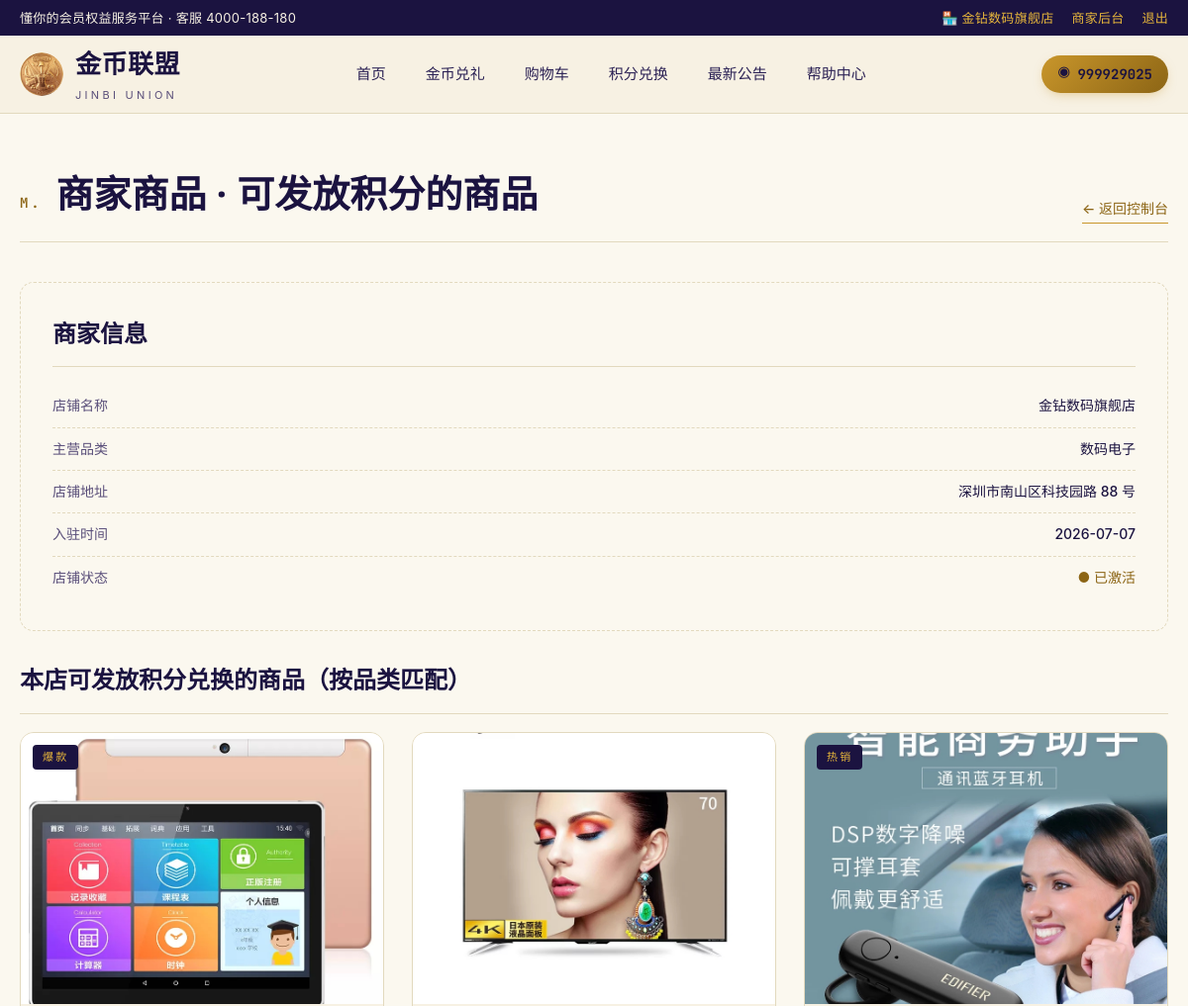
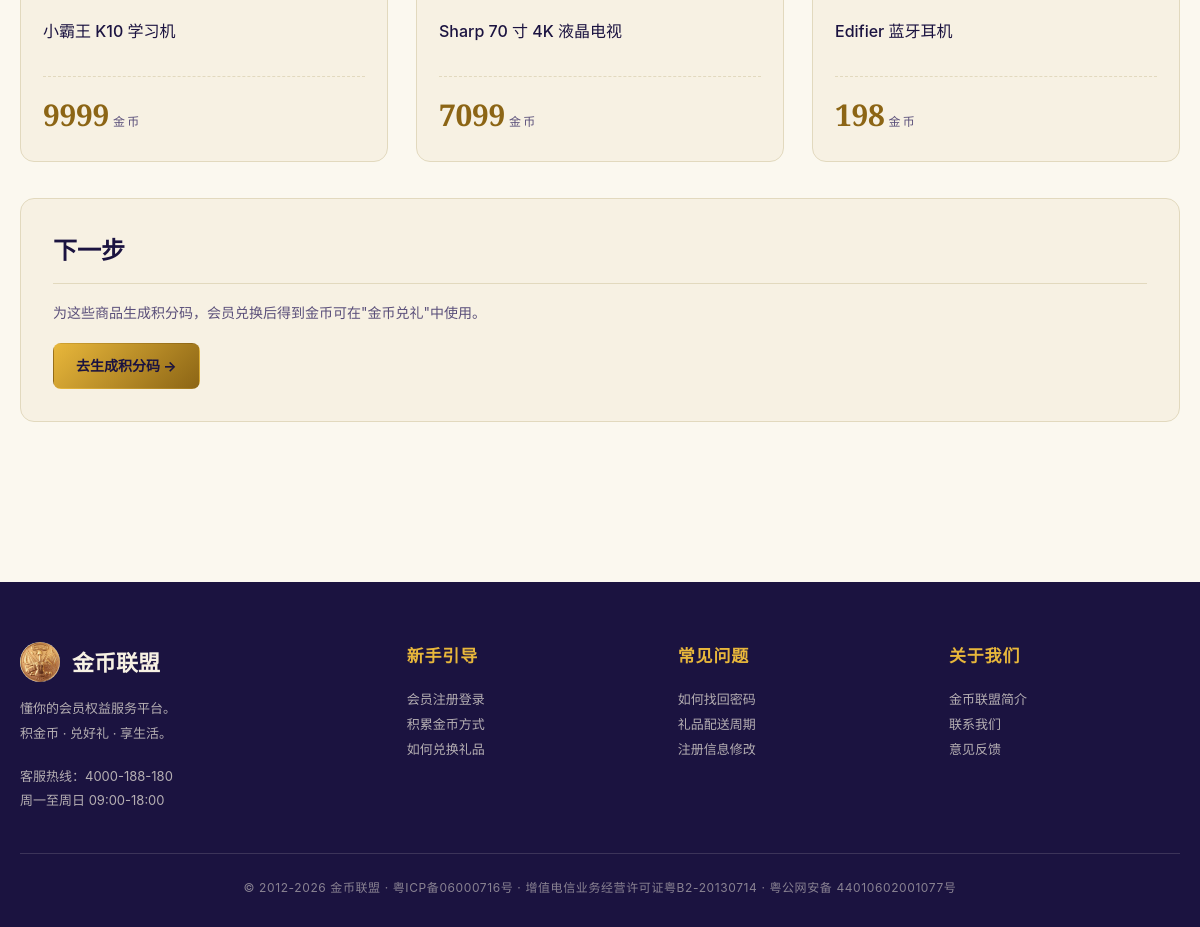
Page /merchant/products (signed in) on the committed database (2 pictures, top to bottom).
### tables this page shows
CREATE TABLE merchants (
            id INTEGER PRIMARY KEY AUTOINCREMENT,
            phone TEXT UNIQUE NOT NULL,
            password_hash TEXT NOT NULL,
            password_salt TEXT NOT NULL,
            shop_name TEXT UNIQUE NOT NULL,
            contact_name TEXT,
            category TEXT,
            address TEXT,
            description TEXT,
            status TEXT DEFAULT 'active',
            created_at TEXT DEFAULT CURRENT_TIMESTAMP
        );

CREATE TABLE users (
            id INTEGER PRIMARY KEY AUTOINCREMENT,
            phone TEXT UNIQUE NOT NULL,
            password_hash TEXT NOT NULL,
            password_salt TEXT NOT NULL,
            nickname TEXT,
            gender TEXT,
            email TEXT,
            province TEXT,
            city TEXT,
            district TEXT,
            birthday TEXT,
            real_name TEXT,
            coins INTEGER DEFAULT 1000,
            created_at TEXT DEFAULT CURRENT_TIMESTAMP
        );

CREATE TABLE products (
            id INTEGER PRIMARY KEY AUTOINCREMENT,
            name TEXT NOT NULL,
            category TEXT NOT NULL,
            price_coins INTEGER NOT NULL,
            stock INTEGER DEFAULT 100,
            cover TEXT NOT NULL,
            description TEXT,
            tag TEXT,
            sales INTEGER DEFAULT 0,
            created_at TEXT DEFAULT CURRENT_TIMESTAMP
        );

### app.py (the view)
@app.route('/merchant/products')
@merchant_login_required
def merchant_products():
    mid = session['merchant_id']
    m = ss_query('SELECT * FROM live.merchants WHERE id = ?', (mid,), one=True)
    products = ss_query(
        'SELECT * FROM live.products WHERE category = ? ORDER BY id',
        (m['category'],)
    )
    return render_template('merchant_products.html',
                           merchant=m, products=products)

### app.py (called while the page is built)
@app.context_processor
def inject_user():
    user = None
    uid = session.get('user_id')
    if uid:
        user = ss_query('SELECT * FROM live.users WHERE id = ?', (uid,), one=True)
    return {'current_user': user}

def current_merchant():
    mid = session.get('merchant_id')
    if not mid:
        return None
    return ss_query('SELECT * FROM live.merchants WHERE id = ?', (mid,), one=True)

def merchant_login_required(view):
    @wraps(view)
    def wrapped(*args, **kwargs):
        if not session.get('merchant_id'):
            flash('请先登录商家账号', 'error')
            return redirect(url_for('merchant_login', next=request.path))
        return view(*args, **kwargs)
    return wrapped

### db.py (called while the page is built, shortened)
def get_local_db():
    if not hasattr(_local_local, 'db') or _local_local.db is None:
        conn = sqlite3.connect(SQLITE_PATH, check_same_thread=False)
        conn.row_factory = sqlite3.Row
        conn.execute('PRAGMA foreign_keys = ON;')
        _ensure_local_schema(conn)
        _local_local.db = conn
    return _local_local.db

def _row_dicts(cols, rows):
    class _Row(dict):
        def __getitem__(self, key):
            if isinstance(key, int):
                return list(self.values())[key]
            return dict.__getitem__(self, key)
        def __getattr__(self, key):
            try:
                return self[key]
            except KeyError as exc:
                raise AttributeError(key) from exc
    return [_Row(dict(zip(cols, row))) for row in rows]

def _check_ss_available():
    global _ss_checked, _ss_available
    if _ss_checked:
        return _ss_available

def _sqlite_query(sql, params=(), one=False):
    cur = get_local_db().execute(_sqlite_sql(sql), params)
    cols = [c[0] for c in cur.description]
    rows = cur.fetchall()
    cur.close()
    out = _row_dicts(cols, rows)
    return (out[0] if out else None) if one else out

def ss_query(sql, params=(), one=False):
    if not _check_ss_available():
        return _sqlite_query(sql, params, one)

### templates/merchant_products.html (shortened to what this page needs)
{% extends 'base.html' %}
{% block content %}
<section class="section" style="padding-top:50px">
  <div class="container">
    <div class="section-head">
      <h2 class="section-title">
        <span class="num">M.</span>
        商家商品 · 可发放积分的商品
      </h2>
      <a href="{{ url_for('merchant_panel') }}" class="section-link">← 返回控制台</a>
    </div>
    <div class="panel" style="margin-bottom:24px;background:var(--paper);border:1px dashed var(--line)">
      <h3 class="panel-title">商家信息</h3>
      <div class="panel-row"><span class="key">店铺名称</span><span class="val">{{ merchant.shop_name }}</span></div>
      <div class="panel-row"><span class="key">主营品类</span><span class="val">{{ merchant.category or '—' }}</span></div>
      <div class="panel-row"><span class="key">店铺地址</span><span class="val">{{ merchant.address or '—' }}</span></div>
      <div class="panel-row"><span class="key">入驻时间</span><span class="val">{{ merchant.created_at[:10] }}</span></div>
      <div class="panel-row"><span class="key">店铺状态</span><span class="val" style="color:var(--gold-deep)">● 已激活</span></div>
    </div>
    <h3 class="panel-title" style="margin-top:30px">本店可发放积分兑换的商品（按品类匹配）</h3>
    {% if products %}
    <div class="product-grid">
      {% for p in products %}
      <article class="product-card">
        <div class="product-media">
          <a href="{{ url_for('gift_detail', pid=p.id) }}">
            <img src="{{ url_for('static', filename='img/products/' + p.cover) }}" alt="{{ p.name }}" loading="lazy">
          </a>
          {% if p.tag %}<span class="product-tag">{{ p.tag }}</span>{% endif %}
        </div>
        <div class="product-body">
          <a href="{{ url_for('gift_detail', pid=p.id) }}" class="product-name">{{ p.name }}</a>
          <div class="product-price">
            <span class="coin-amount">{{ p.price_coins }}<small>金币</small></span>
          </div>
        </div>
      </article>
      {% endfor %}
    </div>
    {% else %}
    <div style="text-align:center;padding:40px;color:var(--ink-muted);background:var(--paper);border-radius:var(--radius)">
      暂无主营品类 "{{ merchant.category }}" 下的商品
    </div>
    {% endif %}
    <div class="panel" style="margin-top:36px">
      <h3 class="panel-title">下一步</h3>
      <p style="color:var(--ink-muted);font-size:14px;margin-bottom:18px">为这些商品生成积分码，会员兑换后得到金币可在"金币兑礼"中使用。</p>
      <a href="{{ url_for('merchant_codes') }}" class="btn btn-gold" style="display:inline-block;text-decoration:none">去生成积分码 →</a>
    </div>
  </div>
</section>
{% endblock %}

### templates/base.html (shortened to what this page needs)
<!doctype html>
<html lang="zh-CN">
<head>
<link rel="stylesheet" href="{{ url_for('static', filename='css/style.css') }}">
</head>
<body>
<div class="topbar">
  <div class="container topbar-inner">
    <div>懂你的会员权益服务平台 · 客服 4000-188-180</div>
    <div class="topbar-right">
      {% if current_merchant %}
        <span style="color:var(--gold-bright)">🏪 {{ current_merchant.shop_name }}</span>
        <a href="{{ url_for('merchant_panel') }}">商家后台</a>
        <a href="{{ url_for('merchant_logout') }}">退出</a>
      {% elif current_user %}
        <span>你好，{{ current_user.nickname or current_user.phone }}</span>
        <a href="{{ url_for('coin_redeem') }}">积分兑换</a>
        <a href="{{ url_for('user_center') }}">个人中心</a>
        <a href="{{ url_for('logout') }}">退出</a>
      {% else %}
        <a href="{{ url_for('login') }}">登录</a>
        <a href="{{ url_for('register') }}">会员注册</a>
        <a href="{{ url_for('merchant_register') }}" style="color:var(--gold-bright)">商家入驻</a>
      {% endif %}
    </div>
  </div>
</div>
<nav class="nav">
  <div class="container nav-inner">
    <a href="{{ url_for('index') }}" class="brand">
      <img src="{{ url_for('static', filename='img/logo.jpg') }}" alt="">
      <span class="brand-text">
        金币联盟
        <span class="brand-sub">JINBI UNION</span>
      </span>
    </a>
    <div class="nav-links">
      <a href="{{ url_for('index') }}" class="nav-link {% if request.endpoint == 'index' %}active{% endif %}">首页</a>
      <a href="{{ url_for('gift_list') }}" class="nav-link {% if request.endpoint == 'gift_list' %}active{% endif %}">金币兑礼</a>
      {% if current_user %}
      <a href="{{ url_for('cart') }}" class="nav-link {% if request.endpoint == 'cart' %}active{% endif %}">购物车</a>
      <a href="{{ url_for('coin_redeem') }}" class="nav-link {% if request.endpoint == 'coin_redeem' %}active{% endif %}">积分兑换</a>
      {% endif %}
      <a href="{{ url_for('announcements') }}" class="nav-link {% if request.endpoint in ['announcements','announcement_detail'] %}active{% endif %}">最新公告</a>
      <a href="{{ url_for('help') }}" class="nav-link {% if request.endpoint == 'help' %}active{% endif %}">帮助中心</a>
    </div>
    <div class="nav-cta">
      {% if current_user %}
        <span class="coin-pill">{{ current_user.coins|default(0) }}</span>
      {% elif current_merchant %}
        <a href="{{ url_for('merchant_panel') }}" class="btn btn-gold">商家后台</a>
      {% else %}
        <a href="{{ url_for('login') }}" class="btn btn-ghost">登录</a>
        <a href="{{ url_for('register') }}" class="btn btn-primary">注册</a>
      {% endif %}
    </div>
  </div>
</nav>
{% block content %}{% endblock %}
<footer class="footer">
  <div class="container">
    <div class="footer-grid">
      <div>
        <div class="footer-brand">
          <img src="{{ url_for('static', filename='img/logo.jpg') }}" alt="">
          金币联盟
        </div>
        <p>懂你的会员权益服务平台。<br>积金币 · 兑好礼 · 享生活。</p>
        <p style="margin-top:18px;">客服热线：4000-188-180<br>周一至周日 09:00-18:00</p>
      </div>
      <div>
        <h4>新手引导</h4>
        <p><a href="{{ url_for('help') }}">会员注册登录</a></p>
        <p><a href="{{ url_for('help') }}">积累金币方式</a></p>
        <p><a href="{{ url_for('help') }}">如何兑换礼品</a></p>
      </div>
      <div>
        <h4>常见问题</h4>
        <p><a href="{{ url_for('help') }}">如何找回密码</a></p>
        <p><a href="{{ url_for('help') }}">礼品配送周期</a></p>
        <p><a href="{{ url_for('help') }}">注册信息修改</a></p>
      </div>
      <div>
        <h4>关于我们</h4>
        <p><a href="{{ url_for('help') }}">金币联盟简介</a></p>
        <p><a href="{{ url_for('help') }}">联系我们</a></p>
        <p><a href="{{ url_for('help') }}">意见反馈</a></p>
      </div>
    </div>
    <div class="footer-bottom">
      © 2012-2026 金币联盟 · 粤ICP备06000716号 · 增值电信业务经营许可证粤B2-20130714 · 粤公网安备 44010602001077号
    </div>
  </div>
</footer>
</body>
</html>

### rows in the picture
merchants: shop_name "金钻数码旗舰店", category "数码电子", address "深圳市南山区科技园路 88 号", created_at "2026-07-07"
users: coins "999929025"
products: cover (picture), tag "爆款", name "小霸王 K10 学习机", price_coins "9999"
products: cover (picture), name "Sharp 70 寸 4K 液晶电视", price_coins "7099"
products: cover (picture), tag "热销", name "Edifier 蓝牙耳机", price_coins "198"
